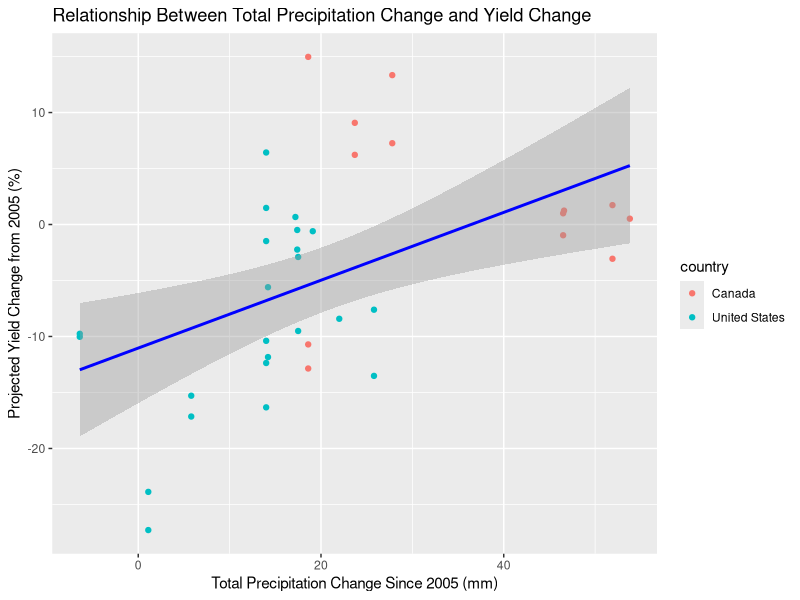
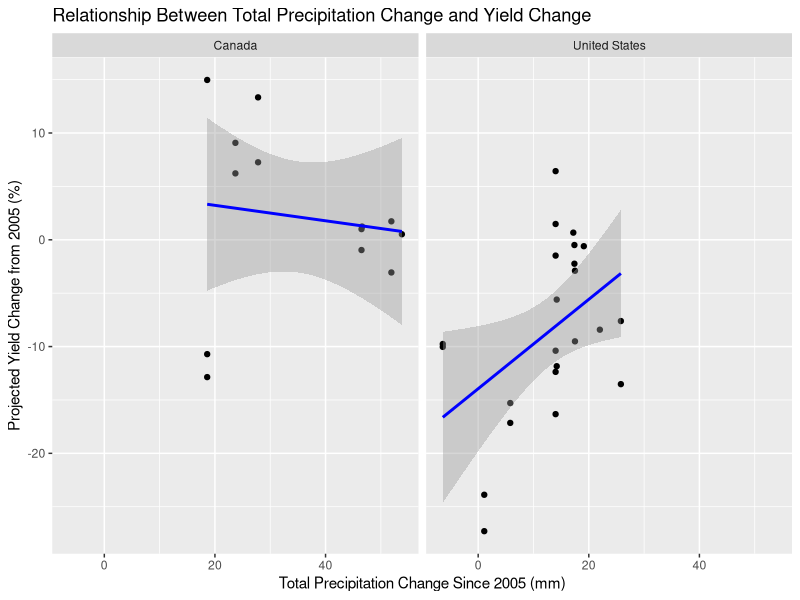
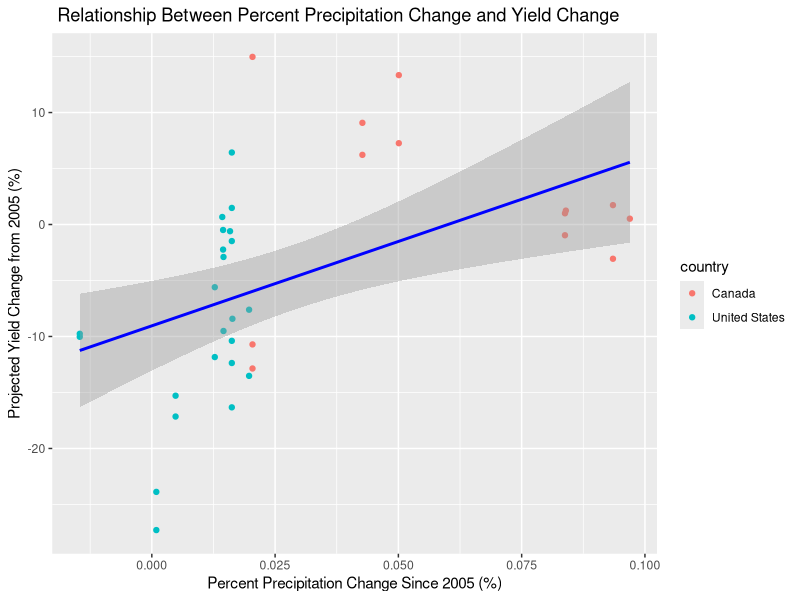
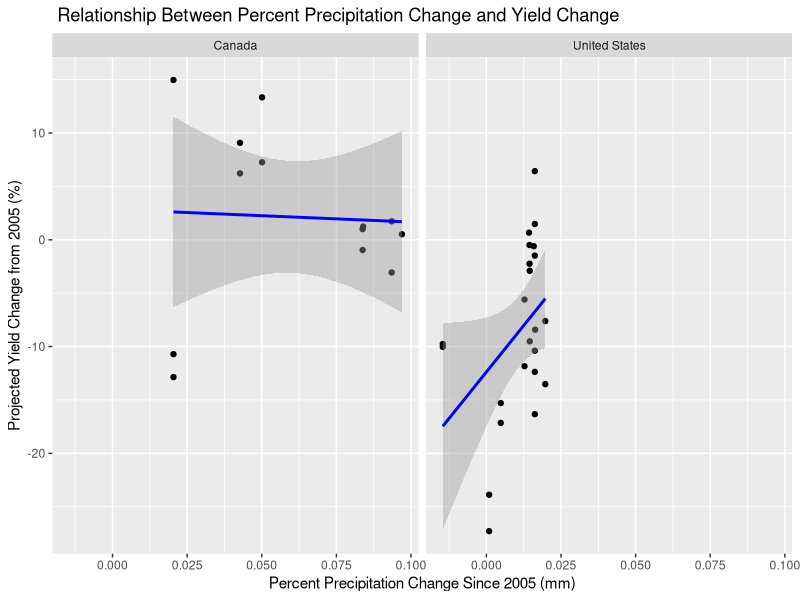

These charts were generated, in order, by the following R code:
## ---- chunk 1
knitr::opts_chunk$set(echo = TRUE)
## ---- chunk 2
library(tidyverse)  # suite of packages for data manipulation/visualization
library(Hmisc)  # more data analysis
library(dplyr)  # data frame manipulation
library(skimr)  # for creating summaries
library(magrittr)  # enable piping
## ---- chunk 3
# processed_projected_impact data frame generated from Data_Processing_and_Wrangling.Rmd

processed_projected_impact <- read.csv("processed_projected_impacts.csv", 
                                           header = TRUE, sep = ",", dec = ".")
## ---- chunk 4

# add an additional variable calculating percent precipitation change.
processed_projected_impact <- processed_projected_impact %>%
  dplyr::mutate(percent_precipitation_change = 
                                        local_precipitation_change_since_2005 /
                                        current_annual_precipitation)

# generate data frames split by country to allow for R^2 analysis
USA_projected_impact <- processed_projected_impact %>%
  filter(country=="United States")

canada_projected_impact <- processed_projected_impact %>%
  filter(country=="Canada")
## ---- chunk 5

# TOTAL Precipitation Change COMBINED COUNTRIES

# generating R^2 value for combined data:
precip_total_combined <- data.frame(
  processed_projected_impact$local_precipitation_change_since_2005,
  processed_projected_impact$climate_yield_change_from_2005)

lmod_combined_total=lm(processed_projected_impact$local_precipitation_change_since_2005
        ~processed_projected_impact$climate_yield_change_from_2005,
        precip_total_combined)

summary(lmod_combined_total)  # produces R squared value of R^2 = 0.002628

# generating scatter plot for combined data:
processed_projected_impact %>%
  filter(time_slice != "EC") %>%
  ggplot(data=., mapping=aes(x=local_precipitation_change_since_2005,
                             y=climate_yield_change_from_2005, 
                             color=country)) +
  geom_point() +
  geom_smooth(method=lm, color="blue") +
  labs(title="Relationship Between Total Precipitation Change and Yield Change", 
       x="Total Precipitation Change Since 2005 (mm)", 
       y="Projected Yield Change from 2005 (%)")



# TOTAL Precipitation Change BY COUNTRY

# generating R^2 value for USA data:
precip_total_USA <- data.frame(
  USA_projected_impact$local_precipitation_change_since_2005,
  USA_projected_impact$climate_yield_change_from_2005)

lmod_USA_total=lm(USA_projected_impact$local_precipitation_change_since_2005
        ~USA_projected_impact$climate_yield_change_from_2005,
        precip_total_USA)

summary(lmod_USA_total)  # produces R squared value of R^2 = 0.003277

# generating R^2 value for Canada data:
precip_total_canada <- data.frame(
  canada_projected_impact$local_precipitation_change_since_2005,
  canada_projected_impact$climate_yield_change_from_2005)

lmod_canada_total=lm(canada_projected_impact$local_precipitation_change_since_2005
        ~canada_projected_impact$climate_yield_change_from_2005,
        precip_total_canada)

summary(lmod_canada_total)  # multiple R^2 = 0.02767


# generate plots for individual countries:
processed_projected_impact %>%
  filter(time_slice != "EC") %>%
  ggplot(data=., mapping=aes(x=local_precipitation_change_since_2005,
                             y=climate_yield_change_from_2005)) +
  facet_wrap(~ country) +
  geom_point() +
  geom_smooth(method=lm, color="blue") +
  labs(title="Relationship Between Total Precipitation Change and Yield Change", 
       x="Total Precipitation Change Since 2005 (mm)", 
       y="Projected Yield Change from 2005 (%)")

## ---- chunk 6

# PERCENT Precipitation Change COMBINED COUNTRIES

# generating R^2 value for combined countries:
lmod_combined_percent=lm(processed_projected_impact$percent_precipitation_change
        ~processed_projected_impact$climate_yield_change_from_2005,
        precip_total_combined)

summary(lmod_combined_percent)  # produces R squared value of R^2 = 0.02579

# generating scatter plot for combined countries:
processed_projected_impact %>%
  filter(time_slice != "EC") %>%
  ggplot(data=., mapping=aes(x=percent_precipitation_change,
                             y=climate_yield_change_from_2005,
                             color=country)) +
  geom_point() +
  geom_smooth(method=lm, color="blue") +
  labs(title=" Relationship Between Percent Precipitation Change and Yield Change", 
       x="Percent Precipitation Change Since 2005 (%)", 
       y="Projected Yield Change from 2005 (%)")

# PERCENT Precipitation Change BY COUNTRY

# generating R^2 value for USA data:
precip_total_USA <- data.frame(
  USA_projected_impact$percent_precipitation_change,
  USA_projected_impact$climate_yield_change_from_2005)

lmod_USA_percent=lm(USA_projected_impact$percent_precipitation_change
        ~USA_projected_impact$climate_yield_change_from_2005,
        precip_total_USA)

summary(lmod_USA_percent)  # multiple R^2 = 0.003567

# generating R^2 value for Canada data:
precip_total_canada <- data.frame(
  canada_projected_impact$percent_precipitation_change,
  canada_projected_impact$climate_yield_change_from_2005)

lmod_canada_percent=lm(canada_projected_impact$percent_precipitation_change
        ~canada_projected_impact$climate_yield_change_from_2005,
        precip_total_canada)

summary(lmod_canada_percent)  # multiple R^2 = 0.0453

# generating scatter plot for individual countries:
processed_projected_impact %>%
  filter(time_slice != "EC") %>%
  ggplot(data=., mapping=aes(x=percent_precipitation_change,
                             y=climate_yield_change_from_2005)) +
  facet_wrap(~ country) +
  geom_point() +
  geom_smooth(method=lm, color="blue") +
  labs(title=" Relationship Between Percent Precipitation Change and Yield Change", 
       x="Percent Precipitation Change Since 2005 (mm)", 
       y="Projected Yield Change from 2005 (%)")
